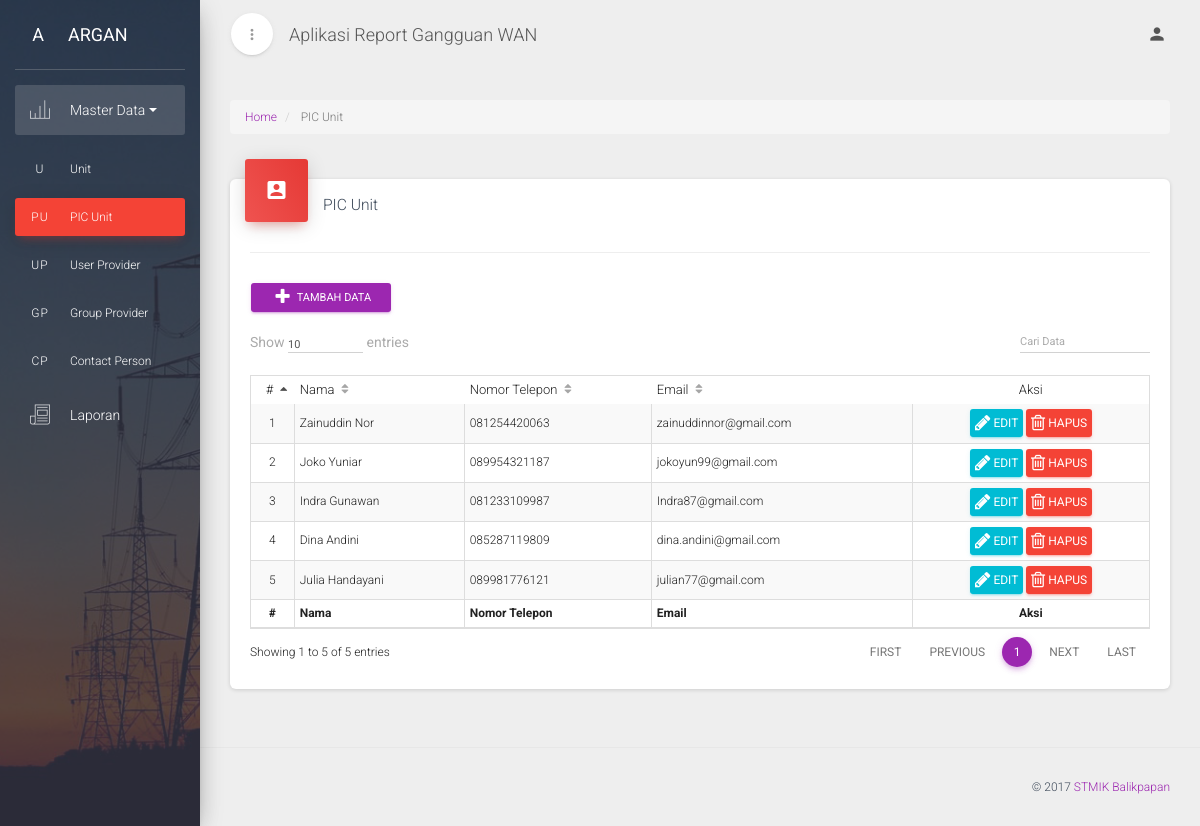
Page /index.php/c_pic_unit on the committed database.
### tables this page shows
CREATE TABLE `pic_unit` (
  `id_pic` int(11) NOT NULL,
  `nm_pic` varchar(100) NOT NULL,
  `no_telp` varchar(50) NOT NULL,
  `email` varchar(50) NOT NULL
);

### application/controllers/C_pic_unit.php (called while the page is built, shortened)
<?php
class C_pic_unit extends CI_Controller {
    function __construct(){
        $this->load->model('M_pic_unit');
    }
    function index(){
        $data['hasil'] = $this->M_pic_unit->index_model();
        $this->load->view('v_pic_unit/index', $data);
    }
}
?>

### index.php (called while the page is built, shortened)
<?php
require_once BASEPATH.'core/CodeIgniter.php';

### application/models/M_pic_unit.php (called while the page is built, shortened)
<?php
class M_pic_unit extends CI_Model {
    function index_model(){
        $baca = $this->db->query('select * from pic_unit');
        if($baca->num_rows() > 0){
            foreach ($baca->result() as $data){
                $hasil[] = array(
                    'id_pic'=>$data->id_pic,
                    'nm_pic'=>$data->nm_pic,
                    'no_telp'=>$data->no_telp,
                    'email'=>$data->email
                );
            }
            return json_encode ($hasil);
        }else{
            return false;
        }
    }
}
?>

### application/views/v_pic_unit/index.php (the view, shortened to what this page needs)
<div class="wrapper">
       <div class="sidebar" data-active-color="red" data-background-color="black" data-image="<?= base_url()?>assets/img/sidebar-1.jpeg">
           <div class="logo">
               <a href="<?= base_url() ?>" class="simple-text logo-mini">
                   A
               </a>
               <a href="<?= base_url() ?>" class="simple-text logo-normal">
                   ARGAN
               </a>
           </div>
           <div class="sidebar-wrapper">
               <ul class="nav">
                   <li class="active">
                       <a data-toggle="collapse" href="#masterData">
                           <i class="pe-7s-graph3"></i>
                           <p>Master Data
                               <b class="caret"></b>
                           </p>
                       </a>
                       <div class="collapse in" id="masterData">
                           <ul class="nav">
                               <li>
                                   <a href="<?= base_url() ?>C_unit/index">
                                       <span class="sidebar-mini">U</span>
                                       <span class="sidebar-normal">Unit</span>
                                   </a>
                               </li>
                               <li class="active">
                                   <a href="<?= base_url() ?>C_pic_unit/index">
                                       <span class="sidebar-mini">PU</span>
                                       <span class="sidebar-normal">PIC Unit</span>
                                   </a>
                               </li>
                               <li>
                                   <a href="<?= base_url() ?>C_user_provider/index">
                                       <span class="sidebar-mini">UP</span>
                                       <span class="sidebar-normal">User Provider</span>
                                   </a>
                               </li>
                               <li>
                                   <a href="<?= base_url() ?>C_group_provider/index">
                                       <span class="sidebar-mini">GP</span>
                                       <span class="sidebar-normal">Group Provider</span>
                                   </a>
                               </li>
                               <li>
                                   <a href="<?= base_url() ?>C_cp_unit/index">
                                       <span class="sidebar-mini">CP</span>
                                       <span class="sidebar-normal">Contact Person</span>
                                   </a>
                               </li>
                           </ul>
                       </div>
                   </li>
                   <li>
                       <a href="<?= base_url() ?>C_data_laporan/index">
                           <i class="pe-7s-news-paper"></i>
                           <p>Laporan</p>
                       </a>
                   </li>
               </ul>
           </div>
       </div>
   <div class="content">
       <div class="container-fluid">
           <div class="row">
               <div class="col-md-12">
                   <div class="page-title-box">
                       <ol class="breadcrumb p-0 m-0">
                           <li>
                               <a href="<?= base_url() ?>">Home</a>
                           </li>
                           <li class="active">
                               PIC Unit
                           </li>
                       </ol>
                   </div>
                   <div class="card">
                       <div class="card-header card-header-icon" data-background-color="red">
                           <i class="material-icons">account_box</i>
                       </div>
                       <div class="card-content">
                           <h4 class="card-title">PIC Unit</h4>
                           <hr>
                           <div class="toolbar">
                               <a href="<?= base_url() ?>C_pic_unit/create" class="btn btn-primary btn-sm"><i class="fa fa-plus fa-fw"></i> Tambah Data</a>
                           </div>
                           <div class="material-datatables">
                               <table id="datatables" class="table table-striped table-bordered table-hover" cellspacing="0" width="100%" style="width:100%">
                                    <thead>
                                       <tr>
                                           <th class="text-center">#</th>
                                           <th>Nama</th>
                                           <th>Nomor Telepon</th>
                                           <th>Email</th>
                                           <th class="text-center disabled-sorting">Aksi</th>
                                       </tr>
                                   </thead>
                                   <tfoot>
                                       <tr>
                                           <th class="text-center">#</th>
                                           <th>Nama</th>
                                           <th>Nomor Telepon</th>
                                           <th>Email</th>
                                           <th class="text-center disabled-sorting">Aksi</th>
                                       </tr>
                                   </tfoot>
                                   <tbody>
                                       <?php
                                       if ($hasil){
                                           $no = 1;
                                           $array = json_decode($hasil, true);
                                           foreach($array as $data) {
                                       ?>
                                       <tr>
                                           <td class="text-center"><?php echo $no++;?></td>
                                           <td><?php echo $data['nm_pic'];?></td>
                                           <td><?php echo $data['no_telp'];?></td>
                                           <td><?php echo $data['email'];?></td>
                                           <td class="text-center td-actions">
                                               <a href="<?= base_url() ?>C_pic_unit/update/<?= $data['id_pic']?>"
                                               class="btn btn-info btn-fill">
                                               <i class="fa fa-pencil"></i> Edit
                                               </a>
                                               <a href="<?= base_url() ?>c_pic_unit/deletedata/<?= $data['id_pic']?>"
                                               class="btn btn-danger btn-fill">
                                               <i class="fa fa-trash-o"></i> Hapus
                                               </a>
                                           </td>
                                       </tr>
                                        <?php
                                       }
                                       }
                                       ?>
                                   </tbody>
                               </table>
                           </div>
                       </div>
                   </div>
               </div>
           </div>
       </div>
   </div>
   <footer class="footer">
       <div class="container-fluid">
           <p class="copyright pull-right">
           &copy;
               <a href="http://stmikbpn.ac.id/">STMIK Balikpapan</a>
           </p>
       </div>
   </footer>
   </div>

### rows in the picture
pic_unit: nm_pic "Zainuddin Nor", no_telp "081254420063", email "zainuddinnor@gmail.com"
pic_unit: nm_pic "Joko Yuniar", no_telp "089954321187", email "jokoyun99@gmail.com"
pic_unit: nm_pic "Indra Gunawan", no_telp "081233109987", email "Indra87@gmail.com"
pic_unit: nm_pic "Dina Andini", no_telp "085287119809", email "dina.andini@gmail.com"
pic_unit: nm_pic "Julia Handayani", no_telp "089981776121", email "julian77@gmail.com"
